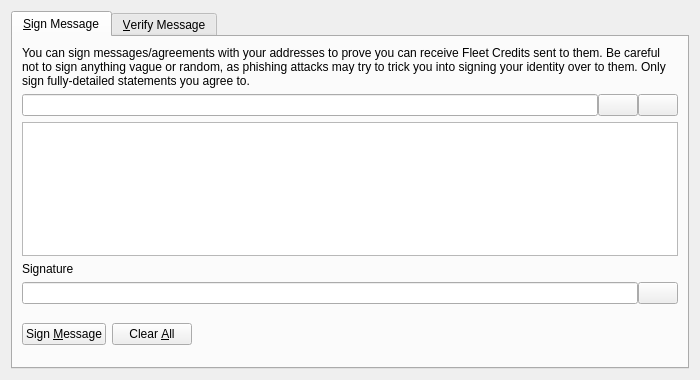
<?xml version="1.0" encoding="UTF-8"?>
<ui version="4.0">
 <class>SignVerifyMessageDialog</class>
 <widget class="QDialog" name="SignVerifyMessageDialog">
  <property name="geometry">
   <rect>
    <x>0</x>
    <y>0</y>
    <width>700</width>
    <height>380</height>
   </rect>
  </property>
  <property name="windowTitle">
   <string>Signatures - Sign / Verify a Message</string>
  </property>
  <property name="modal">
   <bool>true</bool>
  </property>
  <layout class="QVBoxLayout" name="verticalLayout">
   <item>
    <widget class="QTabWidget" name="tabWidget">
     <property name="currentIndex">
      <number>0</number>
     </property>
     <widget class="QWidget" name="tabSignMessage">
      <attribute name="title">
       <string>&amp;Sign Message</string>
      </attribute>
      <layout class="QVBoxLayout" name="verticalLayout_SM">
       <item>
        <widget class="QLabel" name="infoLabel_SM">
         <property name="text">
          <string>You can sign messages/agreements with your addresses to prove you can receive Fleet Credits sent to them. Be careful not to sign anything vague or random, as phishing attacks may try to trick you into signing your identity over to them. Only sign fully-detailed statements you agree to.</string>
         </property>
         <property name="textFormat">
          <enum>Qt::PlainText</enum>
         </property>
         <property name="wordWrap">
          <bool>true</bool>
         </property>
        </widget>
       </item>
       <item>
        <layout class="QHBoxLayout" name="horizontalLayout_1_SM">
         <property name="spacing">
          <number>0</number>
         </property>
         <item>
          <widget class="QValidatedLineEdit" name="addressIn_SM">
           <property name="toolTip">
            <string>The Fleet Credits address to sign the message with</string>
           </property>
          </widget>
         </item>
         <item>
          <widget class="QPushButton" name="addressBookButton_SM">
           <property name="toolTip">
            <string>Choose previously used address</string>
           </property>
           <property name="text">
            <string/>
           </property>
           <property name="icon">
            <iconset resource="../fleetcredits.qrc">
             <normaloff>:/icons/address-book</normaloff>:/icons/address-book</iconset>
           </property>
           <property name="shortcut">
            <string>Alt+A</string>
           </property>
           <property name="autoDefault">
            <bool>false</bool>
           </property>
          </widget>
         </item>
         <item>
          <widget class="QPushButton" name="pasteButton_SM">
           <property name="toolTip">
            <string>Paste address from clipboard</string>
           </property>
           <property name="text">
            <string/>
           </property>
           <property name="icon">
            <iconset resource="../fleetcredits.qrc">
             <normaloff>:/icons/editpaste</normaloff>:/icons/editpaste</iconset>
           </property>
           <property name="shortcut">
            <string>Alt+P</string>
           </property>
           <property name="autoDefault">
            <bool>false</bool>
           </property>
          </widget>
         </item>
        </layout>
       </item>
       <item>
        <widget class="QPlainTextEdit" name="messageIn_SM">
         <property name="toolTip">
          <string>Enter the message you want to sign here</string>
         </property>
        </widget>
       </item>
       <item>
        <widget class="QLabel" name="signatureLabel_SM">
         <property name="text">
          <string>Signature</string>
         </property>
         <property name="textFormat">
          <enum>Qt::PlainText</enum>
         </property>
        </widget>
       </item>
       <item>
        <layout class="QHBoxLayout" name="horizontalLayout_2_SM">
         <property name="spacing">
          <number>0</number>
         </property>
         <item>
          <widget class="QLineEdit" name="signatureOut_SM">
           <property name="font">
            <font>
             <italic>true</italic>
            </font>
           </property>
           <property name="readOnly">
            <bool>true</bool>
           </property>
          </widget>
         </item>
         <item>
          <widget class="QPushButton" name="copySignatureButton_SM">
           <property name="toolTip">
            <string>Copy the current signature to the system clipboard</string>
           </property>
           <property name="text">
            <string/>
           </property>
           <property name="icon">
            <iconset resource="../fleetcredits.qrc">
             <normaloff>:/icons/editcopy</normaloff>:/icons/editcopy</iconset>
           </property>
           <property name="autoDefault">
            <bool>false</bool>
           </property>
          </widget>
         </item>
        </layout>
       </item>
       <item>
        <layout class="QHBoxLayout" name="horizontalLayout_3_SM">
         <item>
          <widget class="QPushButton" name="signMessageButton_SM">
           <property name="toolTip">
            <string>Sign the message to prove you own this Fleet Credits address</string>
           </property>
           <property name="text">
            <string>Sign &amp;Message</string>
           </property>
           <property name="icon">
            <iconset resource="../fleetcredits.qrc">
             <normaloff>:/icons/edit</normaloff>:/icons/edit</iconset>
           </property>
           <property name="autoDefault">
            <bool>false</bool>
           </property>
          </widget>
         </item>
         <item>
          <widget class="QPushButton" name="clearButton_SM">
           <property name="toolTip">
            <string>Reset all sign message fields</string>
           </property>
           <property name="text">
            <string>Clear &amp;All</string>
           </property>
           <property name="icon">
            <iconset resource="../fleetcredits.qrc">
             <normaloff>:/icons/remove</normaloff>:/icons/remove</iconset>
           </property>
           <property name="autoDefault">
            <bool>false</bool>
           </property>
          </widget>
         </item>
         <item>
          <spacer name="horizontalSpacer_1_SM">
           <property name="orientation">
            <enum>Qt::Horizontal</enum>
           </property>
           <property name="sizeHint" stdset="0">
            <size>
             <width>40</width>
             <height>48</height>
            </size>
           </property>
          </spacer>
         </item>
         <item>
          <widget class="QLabel" name="statusLabel_SM">
           <property name="font">
            <font>
             <weight>75</weight>
             <bold>true</bold>
            </font>
           </property>
           <property name="text">
            <string/>
           </property>
           <property name="wordWrap">
            <bool>true</bool>
           </property>
          </widget>
         </item>
         <item>
          <spacer name="horizontalSpacer_2_SM">
           <property name="orientation">
            <enum>Qt::Horizontal</enum>
           </property>
           <property name="sizeHint" stdset="0">
            <size>
             <width>40</width>
             <height>48</height>
            </size>
           </property>
          </spacer>
         </item>
        </layout>
       </item>
      </layout>
     </widget>
     <widget class="QWidget" name="tabVerifyMessage">
      <attribute name="title">
       <string>&amp;Verify Message</string>
      </attribute>
      <layout class="QVBoxLayout" name="verticalLayout_VM">
       <item>
        <widget class="QLabel" name="infoLabel_VM">
         <property name="text">
          <string>Enter the receiver's address, message (ensure you copy line breaks, spaces, tabs, etc. exactly) and signature below to verify the message. Be careful not to read more into the signature than what is in the signed message itself, to avoid being tricked by a man-in-the-middle attack. Note that this only proves the signing party receives with the address, it cannot prove sendership of any transaction!</string>
         </property>
         <property name="textFormat">
          <enum>Qt::PlainText</enum>
         </property>
         <property name="alignment">
          <set>Qt::AlignLeading|Qt::AlignLeft|Qt::AlignTop</set>
         </property>
         <property name="wordWrap">
          <bool>true</bool>
         </property>
        </widget>
       </item>
       <item>
        <layout class="QHBoxLayout" name="horizontalLayout_1_VM">
         <property name="spacing">
          <number>0</number>
         </property>
         <item>
          <widget class="QValidatedLineEdit" name="addressIn_VM">
           <property name="toolTip">
            <string>The Fleet Credits address the message was signed with</string>
           </property>
          </widget>
         </item>
         <item>
          <widget class="QPushButton" name="addressBookButton_VM">
           <property name="toolTip">
            <string>Choose previously used address</string>
           </property>
           <property name="text">
            <string/>
           </property>
           <property name="icon">
            <iconset resource="../fleetcredits.qrc">
             <normaloff>:/icons/address-book</normaloff>:/icons/address-book</iconset>
           </property>
           <property name="shortcut">
            <string>Alt+A</string>
           </property>
           <property name="autoDefault">
            <bool>false</bool>
           </property>
          </widget>
         </item>
        </layout>
       </item>
       <item>
        <widget class="QPlainTextEdit" name="messageIn_VM"/>
       </item>
       <item>
        <widget class="QValidatedLineEdit" name="signatureIn_VM"/>
       </item>
       <item>
        <layout class="QHBoxLayout" name="horizontalLayout_2_VM">
         <item>
          <widget class="QPushButton" name="verifyMessageButton_VM">
           <property name="toolTip">
            <string>Verify the message to ensure it was signed with the specified Fleet Credits address</string>
           </property>
           <property name="text">
            <string>Verify &amp;Message</string>
           </property>
           <property name="icon">
            <iconset resource="../fleetcredits.qrc">
             <normaloff>:/icons/transaction_0</normaloff>:/icons/transaction_0</iconset>
           </property>
           <property name="autoDefault">
            <bool>false</bool>
           </property>
          </widget>
         </item>
         <item>
          <widget class="QPushButton" name="clearButton_VM">
           <property name="toolTip">
            <string>Reset all verify message fields</string>
           </property>
           <property name="text">
            <string>Clear &amp;All</string>
           </property>
           <property name="icon">
            <iconset resource="../fleetcredits.qrc">
             <normaloff>:/icons/remove</normaloff>:/icons/remove</iconset>
           </property>
           <property name="autoDefault">
            <bool>false</bool>
           </property>
          </widget>
         </item>
         <item>
          <spacer name="horizontalSpacer_1_VM">
           <property name="orientation">
            <enum>Qt::Horizontal</enum>
           </property>
           <property name="sizeHint" stdset="0">
            <size>
             <width>40</width>
             <height>48</height>
            </size>
           </property>
          </spacer>
         </item>
         <item>
          <widget class="QLabel" name="statusLabel_VM">
           <property name="font">
            <font>
             <weight>75</weight>
             <bold>true</bold>
            </font>
           </property>
           <property name="text">
            <string/>
           </property>
           <property name="wordWrap">
            <bool>true</bool>
           </property>
          </widget>
         </item>
         <item>
          <spacer name="horizontalSpacer_2_VM">
           <property name="orientation">
            <enum>Qt::Horizontal</enum>
           </property>
           <property name="sizeHint" stdset="0">
            <size>
             <width>40</width>
             <height>48</height>
            </size>
           </property>
          </spacer>
         </item>
        </layout>
       </item>
      </layout>
     </widget>
    </widget>
   </item>
  </layout>
 </widget>
 <customwidgets>
  <customwidget>
   <class>QValidatedLineEdit</class>
   <extends>QLineEdit</extends>
   <header>qvalidatedlineedit.h</header>
  </customwidget>
 </customwidgets>
 <resources>
  <include location="../fleetcredits.qrc"/>
 </resources>
 <connections/>
</ui>
